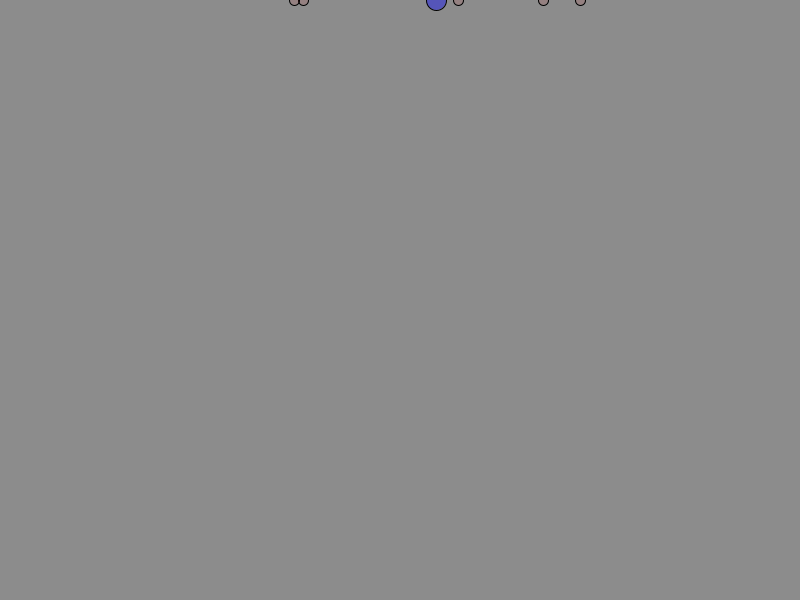
Frame 1 (no input)
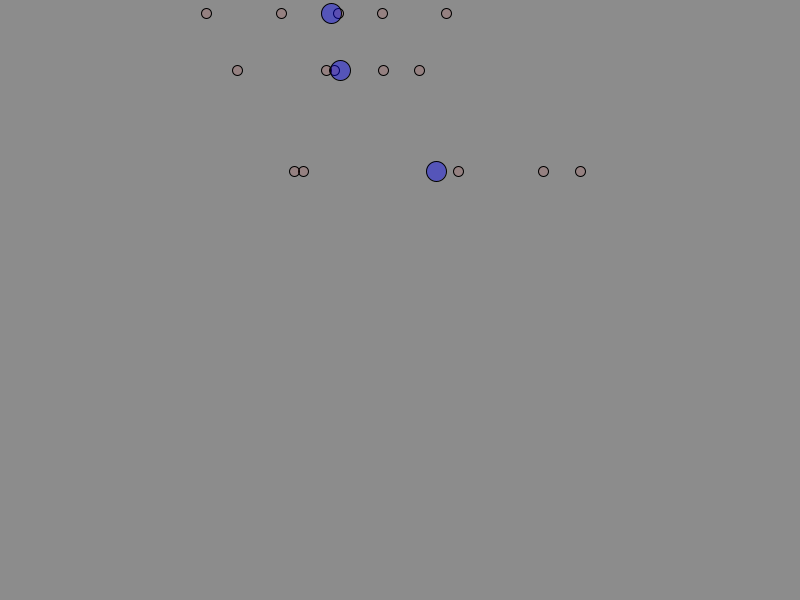
Frame 60 (the mouse pressed at the canvas centre just before this capture)
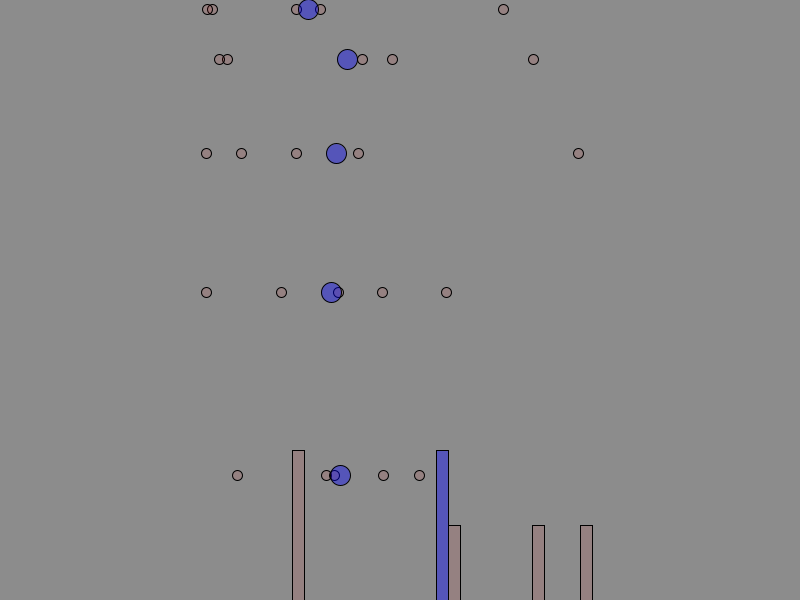
Frame 120 (the mouse held since frame 60 and released just before this capture)

The Processing sketch that drew these frames (run headless with seeded random() and noise(); from frame 60 on, the mouse is pressed at the canvas centre):

// Processing sketch: processing_135732
// ── processing_135732.pde


Histogram h1,h2;
Distribution u;
Distribution n;
ParticleCloud p;
Demo myDemo;
color blue;
color red;
boolean uniform;

void setup() {
  size(800, 600);
  blue = color(0,0,255,100);
  red = color (255,0,0,20);
  h1 = new Histogram(100,600,600,150);
  h1.createBins(-3,3,50);
  h1.setColor(red);
  h2 = new Histogram(100,600,600,150);
  h2.createBins(-3,3,50);
  h2.setColor(blue);
  u = new Uniform(-2,2);
  n = new Normal();
  uniform = true;
  myDemo = new Demo(u,h1,h2,5);
  myDemo.setSampleColor(red);
  myDemo.setMeanColor(blue);
  
  
}

void draw() {
  background(140);
  myDemo.update();
  myDemo.draw();
}

void keyPressed() {
  if(key=='.') {
    myDemo.setSampleSize(myDemo.sampleSize+1);
  }
  if(key==',') {
    myDemo.setSampleSize(myDemo.sampleSize-1);
  }
  if(key == 'k' ) {
    myDemo.setRate(myDemo.rate+10);
  }
  if(key == 'm' ) {
    myDemo.setRate(myDemo.rate-10);
  }
  if(key == ' ' ) {
    if(uniform) {
      uniform = false;
      myDemo.setDist( n );
    }
    else {
      uniform = true;
      myDemo.setDist( u );
    }
  }
}  

class Ball {
  float xPos;
  float yPos;
  float xDest;
  float yDest;
  float xVel;
  float yVel;
  float xAcc;
  float yAcc;
  float size;
  float value;
  color myColor;
  boolean moving;
  
  Ball( float x, float y ,  float d , float v ) {
    xPos = x;
    yPos = y;
    xDest = xPos;
    yDest = d;
    xVel = 0;
    yVel = 0;
    xAcc = 0;
    yAcc = 0.1;
    size = 10;
    value = v;
    myColor = color(150);
    moving = true;
  }
  
  void setColor(color c) {
    myColor = c;
  }
  
  void setSize(float v) {
   size = v;
  } 
  
  float getValue() {
    return value;
  }
  
  void update() {
    if (moving) {
      xPos = xPos + xVel;
      yPos = yPos + yVel;
      xVel = xVel + xAcc;
      yVel = yVel + yAcc;
      if(yPos>=yDest-size) {
        yPos = yDest;
        moving = false;
      }
    }
  }
  
  boolean isDone() {
    if(moving) {
      return false;
    }
    else {
      return true;
    }
  }
    
  
  void draw() {
    fill(myColor);
    ellipse(xPos,yPos,size,size);
  }
}
class Bin {
  float binLeft;
  float binRight;
  int binCnt;
  boolean strictLeft;
  boolean strictRight;
  float xPos;
  float yPos;
  float binWidth;
  float binHeight;
  float binScale;
  color myColor;
  
  Bin( float x , float y , float w , float h , float l , float r ) {
    xPos = x;
    yPos = y;
    binWidth = w;
    binHeight = h;
    binLeft = l;
    binRight = r;
    binCnt = 0;
    binScale = 1;
    strictLeft = true;
    myColor = color(150);
    strictRight = false;
  }
  
  void setStrictLeft() {
    strictLeft = true;
  }
  
  void setStrictRight() {
    strictRight = true;
  }
  
  void setScale( float s ) {
    binScale = s;
  }
  
  void reZero() {
    binCnt = 0;
  }
  
  float midX() {
    return xPos+binWidth/2;
  }
  
  boolean contains( float v ) {
    boolean isIn = false;
    
    if( (v>binLeft) && (v<binRight) ) {
      isIn = true;
    }
  
    if( strictLeft && (v==binLeft) ) {
     isIn = true;
    }
   
    if( strictRight && (v==binRight) ) {
     isIn = true;
    }
   
    return isIn;
    
  }
  
  void increment() {
    binCnt++;
  }
  
  float get() {
    return binCnt/(binRight-binLeft);
  }
  
  void setColor(color c) {
    myColor = c;
  }
  
  void draw() {
    fill(myColor);
    rect(xPos,yPos,binWidth,-binCnt*binScale/(binRight-binLeft));
  }
}

class Demo {
  ParticleCloud p1;
  ParticleCloud p2;
  Histogram sampleHist;
  Histogram sampleMeanHist;
  Distribution dist;
  int sampleSize;
  int rate;
  int ctr;
  boolean moving;
  color sampleColor;
  color meanColor;
  
  Demo( Distribution d, Histogram h1 , Histogram h2 , int n ) {
    dist = d;
    sampleHist = h1;
    sampleMeanHist = h2;
    sampleSize = n;
    moving = false;
    rate = 20;
    ctr = 0;
    sampleColor = color(150);
    meanColor = color(150);
    p1 = new ParticleCloud(sampleHist);
    p2 = new ParticleCloud(sampleMeanHist);
    p2.setSize(20);
  }
  
  void setSampleColor(color c) {
    sampleColor = c;
    p1.setColor(c);
  }
  
  void setMeanColor(color c) {
     meanColor = c;
     p2.setColor(c);
  }
  
  void setSampleSize(int n) {
    if(n>0) {
      sampleSize = n;
      p1.clear();
      p2.clear();
      sampleHist.reZero();
      sampleMeanHist.reZero();
    }
  }
  
  void setDist(Distribution d) {
      dist = d;
      p1.clear();
      p2.clear();
      sampleHist.reZero();
      sampleMeanHist.reZero();
  }
  
  void setRate(int n) {
    if(n>0) {
      rate = n;
    }
  }
  void update() {
    if(moving) {
      p1.update();
      p2.update();
      if((p1.isDone())&&(p2.isDone())) {
        moving = false;
      }
    }
    
    if(ctr==0) {
      float sum = 0;
      float v;
      for(int i = 0 ; i<sampleSize ; i++) {
        v = dist.get();
        p1.add(v);
        sum = sum + v;
      }
      p2.add(sum/sampleSize);
      moving = true;

    }
    ctr++;
    if(ctr>rate) {
      ctr = 0;
    }
  }
  
  void draw() {
    p1.draw();
    p2.draw();
  }
}

  
  
    
class Distribution {
  Distribution() {
  }
  
  float get() {
    return 0;
  }
}

class Histogram {
  float xPos;
  float yPos;
  float histWidth;
  float histHeight;
  float histMin;
  float histMax;
  ArrayList<Bin> bins;
  color myColor;
  
  Histogram( float x , float y , float w , float h ) {
    xPos = x;
    yPos = y;
    histWidth = w;
    histHeight = h;
    bins = new ArrayList<Bin>();
    myColor = color(150);
  }
  
  void setColor(color c) {
    myColor = c;
    for(Bin b: bins) {
      b.setColor(c);
    }
  }
  
  void createBins( float l , float r , int n ) {
    histMin = l;
    histMax = r;
    Bin b;
    float binWidth = (r - l) / n;
    float rectWidth = histWidth / n;
    for( int i = 0 ; i<n ; i++) {
      b =new Bin( xPos + i * rectWidth , yPos , rectWidth , histHeight , l + i*binWidth , l+(i+1) * binWidth );
      b.setColor(myColor);
      bins.add(b);
    }
    bins.get(n-1).setStrictRight();
    
  }
  
  void reZero() {
    for(Bin b: bins) {
      b.reZero();
    }
  }
  
  
  float min() {
    return histMin;
  }
  
  float max() {
    return histMax;
  }
  
  
  void findScale() {
    float m = 1;
    float n;
    for(Bin b: bins) {
      n = b.get();
      if(n>m) {
        m = n;
      }
    }
    float s = histHeight / m;
    for(Bin b: bins) {
      b.setScale(s);
    }
    
    
    }

  float getX(float v) {
    return xPos + histWidth * ( v - histMin ) / ( histMax - histMin );
  }
  
    
  void draw() {
    findScale();
    fill(myColor);
    for(Bin b: bins) {
      b.draw();
    }
  }
  
  void add( float v ) {
    for(Bin b: bins) {
      if(b.contains(v)) {
        b.increment();
      }
    }
  }
}
class Normal extends Distribution {
  float mu;
  float sigma;
  
  Normal( float m , float s ) {
    mu = m;
    sigma = s;
  }
  
  Normal() {
    this(0,1);
  }
  
  float get() {
    return randomGaussian()*sigma+mu;
  }
}

class ParticleCloud {
  ArrayList<Ball> balls;
  float startHeight;
  Histogram destHist;
  boolean moving;
  float ballSize;
  color myColor;
  
  ParticleCloud(Histogram h) {
    startHeight = 0;
    destHist = h;
    balls = new ArrayList<Ball>();
    ballSize = 10;
    moving = false;
    myColor = color(150);
  }
  
  void setSize(float v) {
    ballSize = v;
    for(Ball b : balls) {
      b.setSize(v);
    }
  }
    
  void setColor(color c) {
    myColor = c;
    for(Ball b : balls) {
      b.setColor(c);
    }
  }
  
  void update() {
    boolean m = false;
    Ball b;
    for(int j = balls.size() -1; j>=0 ; j--) {
      b = balls.get(j);
      b.update();
      if(b.isDone()) {
        destHist.add(b.getValue());
        balls.remove(j);
      }
      else {
        m = true;
      }
      
      
    }
    moving = m;
    
  }
  
  boolean isDone() {
    if(moving) {
      return false;
    }
    else {
      return true;
    }
  }
  
  void draw() {
    destHist.draw();
    for(Ball b: balls) {
      b.draw();
    }
    
  }
  
  void clear() {
    moving = false;
    balls = new ArrayList<Ball>();
  }
  
  void add(float v) {
    if ( (v>destHist.min()) && (v<destHist.max())) {
    Ball b = new Ball(destHist.getX(v),startHeight,destHist.yPos,v);
    b.setSize(ballSize);
    b.setColor(myColor);
    balls.add(b);
    moving = true;
    }
  }
  
}

class Uniform extends Distribution {
  float uniLeft;
  float uniRight;
  
  Uniform( float l , float r ) {
    uniLeft = l;
    uniRight = r;
  }
  
  Uniform() {
    this(0,1);
  }
  
  float get() {
    return random(uniLeft,uniRight);
  }
}
